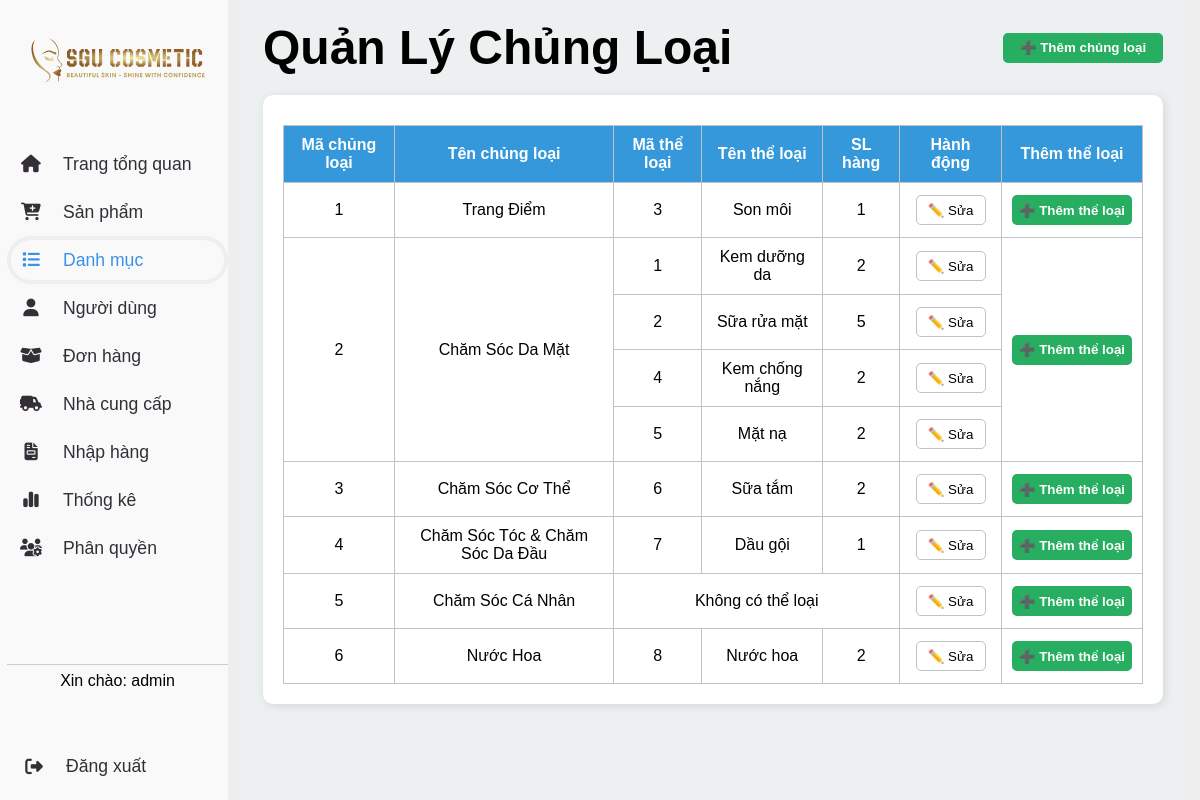
The app's page /admin.php?page=category (signed in) with its own data.
### tables this page shows
CREATE TABLE theloai (
    matheloai INT PRIMARY KEY,
    tentheloai VARCHAR(50),
    machungloai INT,
    FOREIGN KEY (machungloai) REFERENCES chungloai(machungloai)
);

CREATE TABLE `chungloai` (
    `machungloai` int PRIMARY key,
    `tenchungloai` varchar(50) DEFAULT NULL,
    `hinhanh` varchar(255) DEFAULT NULL
);

### database/connect.php (called while the page is built, shortened)
<?php
class database
{
    private $host = "localhost";
    private $dbname = "webbanhang";
    private $username = "root";
    private $password = "";
    private $conn;
    public function __construct()
    {
        $this->conn = new mysqli($this->host, $this->username, $this->password, $this->dbname);
    }
    public function getConnection()
    {
        return $this->conn;
    }
}

### Model/CategoryModel.php (called while the page is built, shortened)
<?php
require_once __DIR__ . '/../database/connect.php';
class CategoryModel {
    private $conn;
    public function __construct() {
        $db = new database();
        $this->conn = $db->getConnection();
    }
    public function getChungLoaiWithTheLoaiAndProductCount() {
        $sql = "
            SELECT
                cl.machungloai,
                cl.tenchungloai,
                tl.matheloai,
                tl.tentheloai,
                COUNT(sp.product_id) AS so_sanpham
            FROM  chungloai cl
            LEFT JOIN theloai tl ON cl.machungloai = tl.machungloai
            LEFT JOIN sanpham sp ON tl.matheloai = sp.matheloai AND sp.status = 1
            GROUP BY cl.machungloai, cl.tenchungloai, tl.matheloai, tl.tentheloai
            ORDER BY cl.machungloai, tl.matheloai
        ";
        $result = $this->conn->query($sql);
        $data = [];
        while ($row = $result->fetch_assoc()) {
            $data[] = $row;
        }
        return $data;
    }
}
?>

### handles/CategoryController.php (called while the page is built, shortened)
<?php
require_once __DIR__ . '/../Model/CategoryModel.php';
function getCategoryData() {
    $model = new CategoryModel();
    return $model->getChungLoaiWithTheLoaiAndProductCount();
}

### category.php (the view, shortened to what this page needs)
<?php
require_once "handles/CategoryController.php";
$category_data = getCategoryData();
?>
<!DOCTYPE html>
<html lang="en">
<head>
    <link rel="stylesheet" href="css/admin_category.css">
</head>
<body>
    <main class="main-content">
        <header>
            <h1>Quản Lý Chủng Loại </h1>
            <button class="add-chungloai-btn">➕ Thêm chủng loại</button>
        </header>
        <section class="chungloai-list">
            <table>
                <thead>
                    <tr>
                        <th>Mã chủng loại</th>
                        <th>Tên chủng loại</th>
                        <th>Mã thể loại</th>
                        <th>Tên thể loại</th>
                        <th>SL hàng</th>
                        <th>Hành động</th>
                        <th>Thêm thể loại</th>
                    </tr>
                </thead>
                <tbody>
                    <?php
                        $temp_rows = [];
                        foreach ($category_data as $index => $row) {
                            $curr_chungloai = $row["machungloai"];
                            $temp_rows[$curr_chungloai][] = $row;
                        }
                        foreach ($temp_rows as $machungloai => $rows) {
                            $first = true;
                            $has_theloai = !empty($rows[0]['matheloai']);
                            if (!$has_theloai) {
                                echo "<tr>";
                                echo "<td>{$rows[0]['machungloai']}</td>";
                                echo "<td>{$rows[0]['tenchungloai']}</td>";
                                echo "<td colspan='3'>Không có thể loại</td>";
                                echo "<td>";
                                echo "<a href='admin.php?page=category&act=edit_chungloai&id={$rows[0]['machungloai']}'
                                        data-machungloai='{$rows[0]['machungloai']}'
                                        data-tenchungloai='" . htmlspecialchars($rows[0]['tenchungloai'], ENT_QUOTES, 'UTF-8') . "'>
                                        <button class='edit-chungloai-btn'>✏️ Sửa</button></a>";
                                echo "</td>";
                                echo "<td>";
                                echo "<a href='admin.php?page=category&act=add_type&cl_id={$rows[0]['machungloai']}'
                                        data-machungloai='{$rows[0]['machungloai']}'
                                        data-tenchungloai='{$rows[0]['tenchungloai']}'>
                                        <button class='add-theloai-btn'>➕ Thêm thể loại</button></a>";
                                echo "</td>";
                                echo "</tr>";
                                continue;
                            }
                            $rowspan = count($rows);
                            foreach ($rows as $r) {
                                echo "<tr>";
                                if ($first) {
                                    echo "<td rowspan='{$rowspan}'>{$r['machungloai']}</td>";
                                    echo "<td rowspan='{$rowspan}'>{$r['tenchungloai']}</td>";
                                }
                                echo "<td>{$r['matheloai']}</td>";
                                echo "<td>{$r['tentheloai']}</td>";
                                echo "<td>{$r['so_sanpham']}</td>";
                                echo "<td>";
                                echo "<a href='admin.php?page=category&act=edit_type&id={$r['matheloai']}'
                                        data-machungloai='{$r['machungloai']}'
                                        data-tenchungloai='{$r['tenchungloai']}'
                                        data-matheloai='{$r['matheloai']}'
                                        data-tentheloai='{$r['tentheloai']}'
                                        data-so-sanpham='{$r['so_sanpham']}'>
                                        <button class='edit-theloai-btn'>✏️ Sửa</button></a>";
                                echo "</td>";
                                if ($first) {
                                    echo "<td rowspan='{$rowspan}'>
                                            <a href='admin.php?page=category&act=add_type&cl_id={$r['machungloai']}'
                                            data-machungloai='{$r['machungloai']}'
                                            data-tenchungloai='{$r['tenchungloai']}'>
                                            <button class='add-theloai-btn'>➕ Thêm thể loại</button></a>
                                        </td>";
                                    $first = false;
                                }
                                echo "</tr>";
                            }
                        }
                    ?>
                </tbody>
            </table>
        </section>
    </main>
</body>
</html>

### css/admin.css (style rules this page uses)
* { box-sizing: border-box; margin: 0; }
body { background-color: var(--grey); font-family: Arial, sans-serif; }
:root { --green: #098d1f; --blue: #3C91E6; --grey: #eee; --dark: #342E37; --light: #F9F9F9; }

### css/admin_category.css (style rules this page uses)
* { margin: 0; padding: 0; box-sizing: border-box; font-family: Arial, sans-serif; }
a { text-decoration: none; }
.main-content { padding: 20px; background: #ECF0F1; min-height: 100vh; }
header { display: flex; justify-content: space-between; align-items: center; font-size: 24px; margin-bottom: 20px; }
.add-chungloai-btn, .add-theloai-btn { background: #27AE60; color: white; border: none; width: 160px; height: 30px; border-radius: 5px; cursor: pointer; font-weight: 600; }
.add-theloai-btn { width: 120px; height: 30px; }
.chungloai-list { background: white; padding: 20px; border-radius: 10px; box-shadow: 2px 2px 10px rgba(0, 0, 0, 0.1); }
table { width: 100%; border-collapse: collapse; margin-top: 10px; }
th, td { border: 1px solid #BDC3C7; padding: 10px; text-align: center; }
td[rowspan] > a { display: flex; justify-content: center; align-items: center; height: 100%; }
th { background: #3498DB; color: white; }
.edit-theloai-btn, .edit-chungloai-btn, .delete-theloai-btn, .delete-chungloai-btn { border: none; width: 70px; height: 30px; cursor: pointer; border-radius: 5px; border: 1px solid #BDC3C7; margin: 2px; background: white; }

### records on screen
theloai: machungloai.machungloai "1", machungloai.tenchungloai "Trang Điểm", matheloai "3", tentheloai "Son môi", so_sanpham "1"
theloai: machungloai.machungloai "2", machungloai.tenchungloai "Chăm Sóc Da Mặt", matheloai "1", tentheloai "Kem dưỡng da", so_sanpham "2"
theloai: matheloai "2", tentheloai "Sữa rửa mặt", so_sanpham "5"
theloai: matheloai "4", tentheloai "Kem chống nắng", so_sanpham "2"
theloai: matheloai "5", tentheloai "Mặt nạ", so_sanpham "2"
theloai: machungloai.machungloai "3", machungloai.tenchungloai "Chăm Sóc Cơ Thể", matheloai "6", tentheloai "Sữa tắm", so_sanpham "2"
theloai: machungloai.machungloai "4", machungloai.tenchungloai "Chăm Sóc Tóc & Chăm Sóc Da Đầu", matheloai "7", tentheloai "Dầu gội", so_sanpham "1"
chungloai: machungloai "5", tenchungloai "Chăm Sóc Cá Nhân"
theloai: machungloai.machungloai "6", machungloai.tenchungloai "Nước Hoa", matheloai "8", tentheloai "Nước hoa", so_sanpham "2"

### other values on screen
$_SESSION['user']['username'] "admin"
